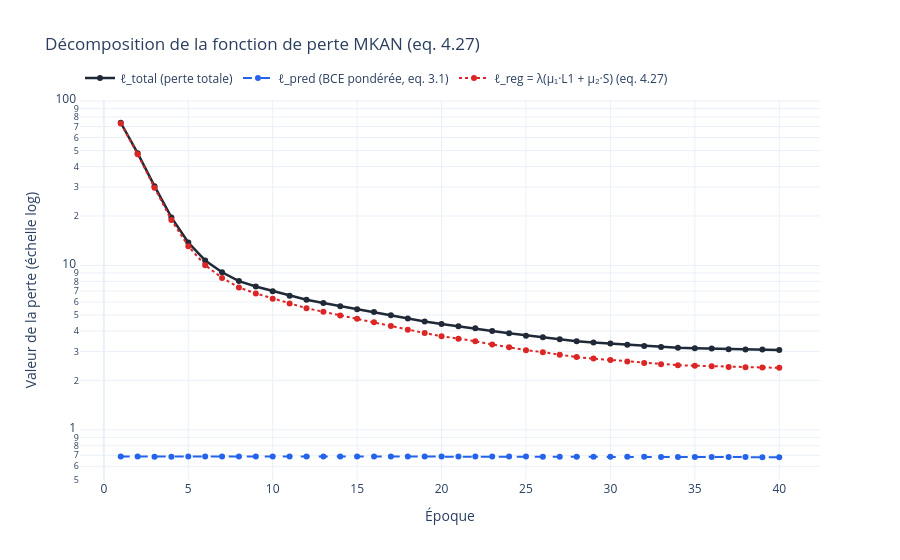
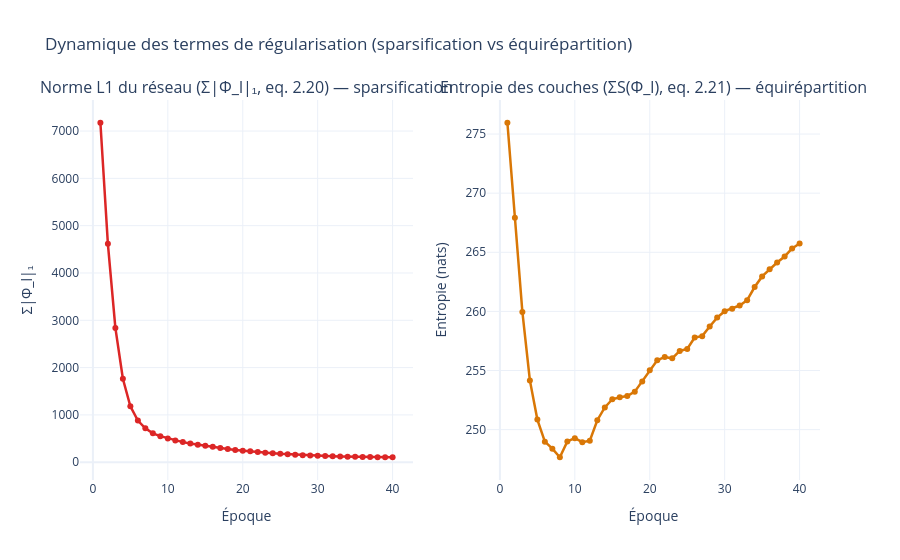
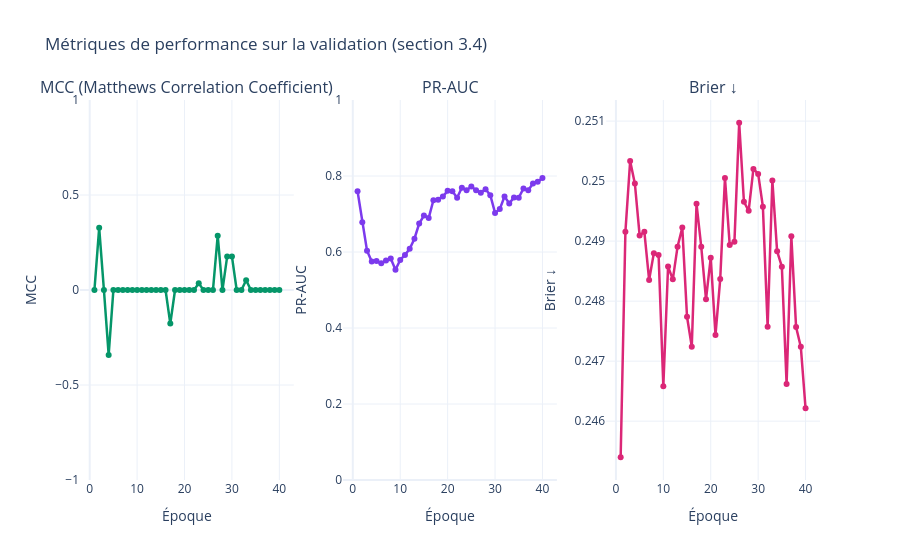

The notebook cell these images were saved under, in order:
### Markdown cell above
## 11. Visualisations structurelles des aretes T-KAN (MKANVisualizer)

`viz` a ete instancie a la section 7. On utilise ici `x_pool_audit` (section 10) pour les methodes necessitant les entrees reelles des portes.

- `plot_edge_heatmap` — heatmap L1 par porte (eq. 2.19)
- `plot_edge_functions` — courbes phi_ij(x) avec decomposition Gaussienne + Fourier (section 4.2.2)
- `plot_pruning_summary` — bilan de sparsification par porte (eq. 4.28)

### Code cell
# Courbes de perte decomposees et metriques individuelles
for title, method in [
    ('loss_curves',     viz.plot_loss_curves),
    ('regularization',  viz.plot_regularization_detail),
    ('val_metrics',     viz.plot_metrics),
]:
    fig = method()
    fig.write_html(os.path.join(CHECKPOINT_DIR, f'{title}.html'))
    fig.show()

### Figure 1 — Plotly figure (JSON) as saved in the notebook; plotly's stock layout.template omitted (floating-point values rounded to 4 significant figures)
{"data": [{"line": {"color": "#1f2937", "width": 2.5}, "mode": "lines+markers", "name": "ℓ_total (perte totale)", "type": "scatter", "x": [1, 2, 3, 4, 5, 6, 7, 8, 9, 10, 11, 12, 13, 14, 15, 16, 17, 18, 19, 20, 21, 22, 23, 24, 25, 26, 27, 28, 29, 30, 31, 32, 33, 34, 35, 36, 37, 38, 39, 40], "y": [73.82, 48.19, 30.37, 19.59, 13.79, 10.73, 9.09, 8.038, 7.442, 6.974, 6.553, 6.189, 5.916, 5.657, 5.425, 5.207, 4.974, 4.751, 4.568, 4.404, 4.274, 4.149, 3.993, 3.865, 3.743, 3.657, 3.554, 3.457, 3.399, 3.35, 3.295, 3.235, 3.19, 3.159, 3.141, 3.121, 3.097, 3.085, 3.078, 3.065]}, {"line": {"color": "#2563eb", "dash": "dash", "width": 2}, "mode": "lines+markers", "name": "ℓ_pred (BCE pondérée, eq. 3.1)", "type": "scatter", "x": [1, 2, 3, 4, 5, 6, 7, 8, 9, 10, 11, 12, 13, 14, 15, 16, 17, 18, 19, 20, 21, 22, 23, 24, 25, 26, 27, 28, 29, 30, 31, 32, 33, 34, 35, 36, 37, 38, 39, 40], "y": [0.6886, 0.688, 0.6862, 0.6866, 0.688, 0.6889, 0.6892, 0.6892, 0.6895, 0.6892, 0.6895, 0.6896, 0.6895, 0.6894, 0.6893, 0.6891, 0.6891, 0.689, 0.6884, 0.6887, 0.6884, 0.6879, 0.688, 0.688, 0.6876, 0.6869, 0.6866, 0.6865, 0.6864, 0.686, 0.6854, 0.685, 0.6848, 0.6841, 0.684, 0.6839, 0.6832, 0.6828, 0.6816, 0.6814]}, {"line": {"color": "#dc2626", "dash": "dot", "width": 2}, "mode": "lines+markers", "name": "ℓ_reg = λ(μ₁·L1 + μ₂·S) (eq. 4.27)", "type": "scatter", "x": [1, 2, 3, 4, 5, 6, 7, 8, 9, 10, 11, 12, 13, 14, 15, 16, 17, 18, 19, 20, 21, 22, 23, 24, 25, 26, 27, 28, 29, 30, 31, 32, 33, 34, 35, 36, 37, 38, 39, 40], "y": [73.13, 47.5, 29.68, 18.91, 13.1, 10.04, 8.401, 7.348, 6.753, 6.285, 5.863, 5.499, 5.227, 4.967, 4.736, 4.518, 4.285, 4.062, 3.879, 3.715, 3.585, 3.461, 3.305, 3.177, 3.055, 2.97, 2.868, 2.77, 2.713, 2.664, 2.609, 2.55, 2.505, 2.475, 2.457, 2.437, 2.414, 2.402, 2.396, 2.384]}], "layout": {"hovermode": "x unified", "legend": {"orientation": "h", "x": 0, "y": 1.02, "yanchor": "bottom"}, "title": {"text": "Décomposition de la fonction de perte MKAN (eq. 4.27)"}, "xaxis": {"title": {"text": "Époque"}}, "yaxis": {"title": {"text": "Valeur de la perte (échelle log)"}, "type": "log"}}}

### Figure 2 — Plotly figure (JSON) as saved in the notebook; plotly's stock layout.template omitted (floating-point values rounded to 4 significant figures)
{"data": [{"line": {"color": "#dc2626", "width": 2.5}, "mode": "lines+markers", "showlegend": false, "type": "scatter", "x": [1, 2, 3, 4, 5, 6, 7, 8, 9, 10, 11, 12, 13, 14, 15, 16, 17, 18, 19, 20, 21, 22, 23, 24, 25, 26, 27, 28, 29, 30, 31, 32, 33, 34, 35, 36, 37, 38, 39, 40], "xaxis": "x", "y": [7175.0, 4616.0, 2838.0, 1764.0, 1184.0, 879.8, 715.9, 611.0, 550.8, 503.8, 461.8, 425.4, 397.3, 370.8, 347.3, 325.4, 302.0, 279.6, 260.9, 244.0, 230.6, 218.1, 202.4, 189.4, 177.1, 168.1, 157.8, 147.7, 141.5, 136.4, 130.8, 124.7, 120.0, 116.4, 114.2, 111.9, 109.3, 107.9, 107.0, 105.5], "yaxis": "y"}, {"line": {"color": "#d97706", "width": 2.5}, "mode": "lines+markers", "showlegend": false, "type": "scatter", "x": [1, 2, 3, 4, 5, 6, 7, 8, 9, 10, 11, 12, 13, 14, 15, 16, 17, 18, 19, 20, 21, 22, 23, 24, 25, 26, 27, 28, 29, 30, 31, 32, 33, 34, 35, 36, 37, 38, 39, 40], "xaxis": "x2", "y": [276.0, 267.9, 260.0, 254.2, 250.9, 249.0, 248.4, 247.7, 249.0, 249.3, 248.9, 249.1, 250.8, 251.9, 252.6, 252.7, 252.8, 253.2, 254.1, 255.0, 255.9, 256.1, 256.0, 256.7, 256.8, 257.8, 257.9, 258.7, 259.5, 260.0, 260.2, 260.5, 260.9, 262.1, 263.0, 263.6, 264.1, 264.6, 265.3, 265.7], "yaxis": "y2"}], "layout": {"annotations": [{"font": {"size": 16}, "showarrow": false, "text": "Norme L1 du réseau (Σ|Φ_l|₁, eq. 2.20) — sparsification", "x": 0.225, "xanchor": "center", "xref": "paper", "y": 1, "yanchor": "bottom", "yref": "paper"}, {"font": {"size": 16}, "showarrow": false, "text": "Entropie des couches (ΣS(Φ_l), eq. 2.21) — équirépartition", "x": 0.775, "xanchor": "center", "xref": "paper", "y": 1, "yanchor": "bottom", "yref": "paper"}], "title": {"text": "Dynamique des termes de régularisation (sparsification vs équirépartition)"}, "xaxis": {"anchor": "y", "domain": [0, 0.45], "title": {"text": "Époque"}}, "xaxis2": {"anchor": "y2", "domain": [0.55, 1], "title": {"text": "Époque"}}, "yaxis": {"anchor": "x", "domain": [0, 1], "title": {"text": "Σ|Φ_l|₁"}}, "yaxis2": {"anchor": "x2", "domain": [0, 1], "title": {"text": "Entropie (nats)"}}}}

### Figure 3 — Plotly figure (JSON) as saved in the notebook; plotly's stock layout.template omitted (floating-point values rounded to 4 significant figures)
{"data": [{"line": {"color": "#059669", "width": 2.5}, "mode": "lines+markers", "showlegend": false, "type": "scatter", "x": [1, 2, 3, 4, 5, 6, 7, 8, 9, 10, 11, 12, 13, 14, 15, 16, 17, 18, 19, 20, 21, 22, 23, 24, 25, 26, 27, 28, 29, 30, 31, 32, 33, 34, 35, 36, 37, 38, 39, 40], "xaxis": "x", "y": [0, 0.3273, 0, -0.3418, 0, 0, 0, 0, 0, 0, 0, 0, 0, 0, 0, 0, -0.1768, 0, 0, 0, 0, 0, 0.03492, 0, 0, 0, 0.2857, 0, 0.1768, 0.1768, 0, 0, 0.05157, 0, 0, 0, 0, 0, 0, 0], "yaxis": "y"}, {"line": {"color": "#7c3aed", "width": 2.5}, "mode": "lines+markers", "showlegend": false, "type": "scatter", "x": [1, 2, 3, 4, 5, 6, 7, 8, 9, 10, 11, 12, 13, 14, 15, 16, 17, 18, 19, 20, 21, 22, 23, 24, 25, 26, 27, 28, 29, 30, 31, 32, 33, 34, 35, 36, 37, 38, 39, 40], "xaxis": "x2", "y": [0.76, 0.6782, 0.6035, 0.5749, 0.5765, 0.5702, 0.5777, 0.5829, 0.5531, 0.579, 0.5922, 0.6086, 0.6351, 0.6748, 0.6959, 0.6893, 0.7361, 0.7378, 0.7458, 0.7609, 0.7598, 0.743, 0.7689, 0.7626, 0.7723, 0.7625, 0.7556, 0.7652, 0.7497, 0.7028, 0.7129, 0.7461, 0.7279, 0.7436, 0.7428, 0.7674, 0.7623, 0.78, 0.7848, 0.7947], "yaxis": "y2"}, {"line": {"color": "#db2777", "width": 2.5}, "mode": "lines+markers", "showlegend": false, "type": "scatter", "x": [1, 2, 3, 4, 5, 6, 7, 8, 9, 10, 11, 12, 13, 14, 15, 16, 17, 18, 19, 20, 21, 22, 23, 24, 25, 26, 27, 28, 29, 30, 31, 32, 33, 34, 35, 36, 37, 38, 39, 40], "xaxis": "x3", "y": [0.2454, 0.2492, 0.2503, 0.25, 0.2491, 0.2492, 0.2484, 0.2488, 0.2488, 0.2466, 0.2486, 0.2484, 0.2489, 0.2492, 0.2477, 0.2472, 0.2496, 0.2489, 0.248, 0.2487, 0.2474, 0.2484, 0.2501, 0.2489, 0.249, 0.251, 0.2497, 0.2495, 0.2502, 0.2501, 0.2496, 0.2476, 0.25, 0.2488, 0.2486, 0.2466, 0.2491, 0.2476, 0.2472, 0.2462], "yaxis": "y3"}], "layout": {"annotations": [{"font": {"size": 16}, "showarrow": false, "text": "MCC (Matthews Correlation Coefficient)", "x": 0.1444, "xanchor": "center", "xref": "paper", "y": 1, "yanchor": "bottom", "yref": "paper"}, {"font": {"size": 16}, "showarrow": false, "text": "PR-AUC", "x": 0.5, "xanchor": "center", "xref": "paper", "y": 1, "yanchor": "bottom", "yref": "paper"}, {"font": {"size": 16}, "showarrow": false, "text": "Brier ↓", "x": 0.8556, "xanchor": "center", "xref": "paper", "y": 1, "yanchor": "bottom", "yref": "paper"}], "title": {"text": "Métriques de performance sur la validation (section 3.4)"}, "xaxis": {"anchor": "y", "domain": [0, 0.2889], "title": {"text": "Époque"}}, "xaxis2": {"anchor": "y2", "domain": [0.3556, 0.6444], "title": {"text": "Époque"}}, "xaxis3": {"anchor": "y3", "domain": [0.7111, 1], "title": {"text": "Époque"}}, "yaxis": {"anchor": "x", "domain": [0, 1], "range": [-1, 1], "title": {"text": "MCC"}}, "yaxis2": {"anchor": "x2", "domain": [0, 1], "range": [0, 1], "title": {"text": "PR-AUC"}}, "yaxis3": {"anchor": "x3", "domain": [0, 1], "title": {"text": "Brier ↓"}}}}
